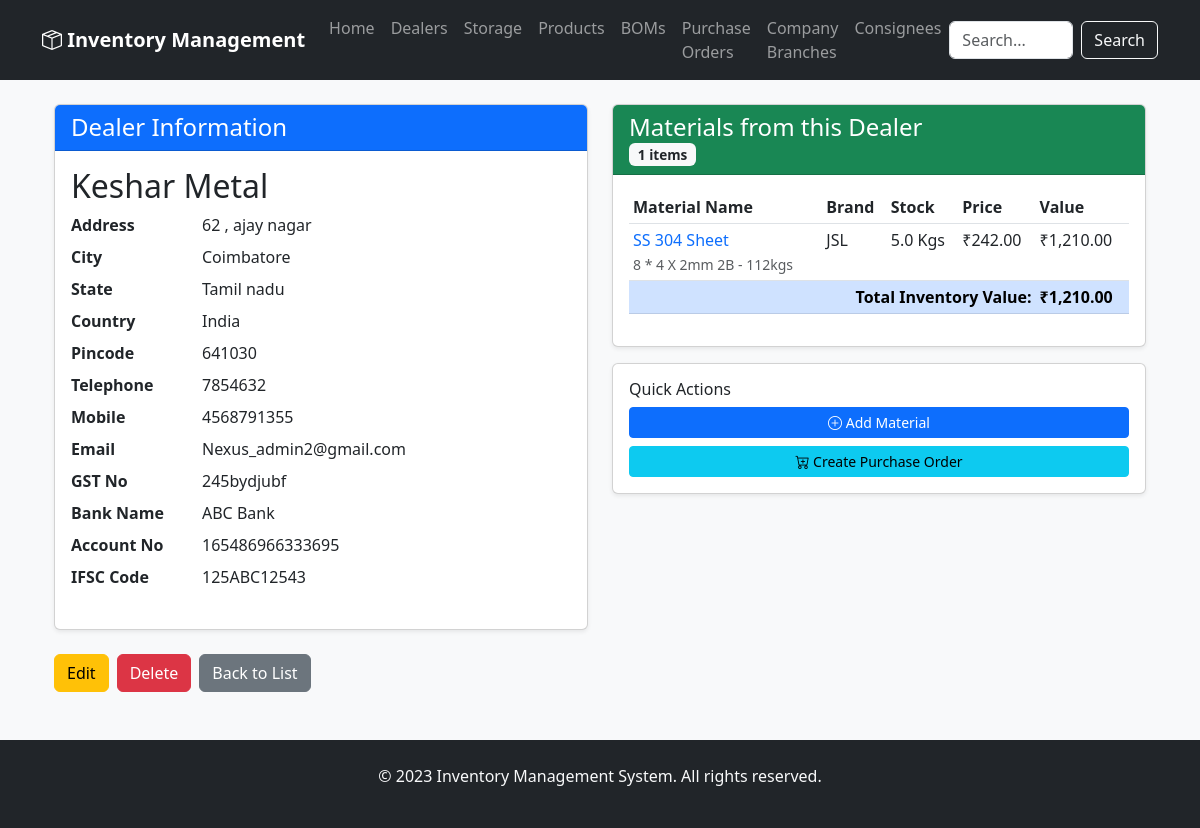
The app's page /dealers/details/1, older data.
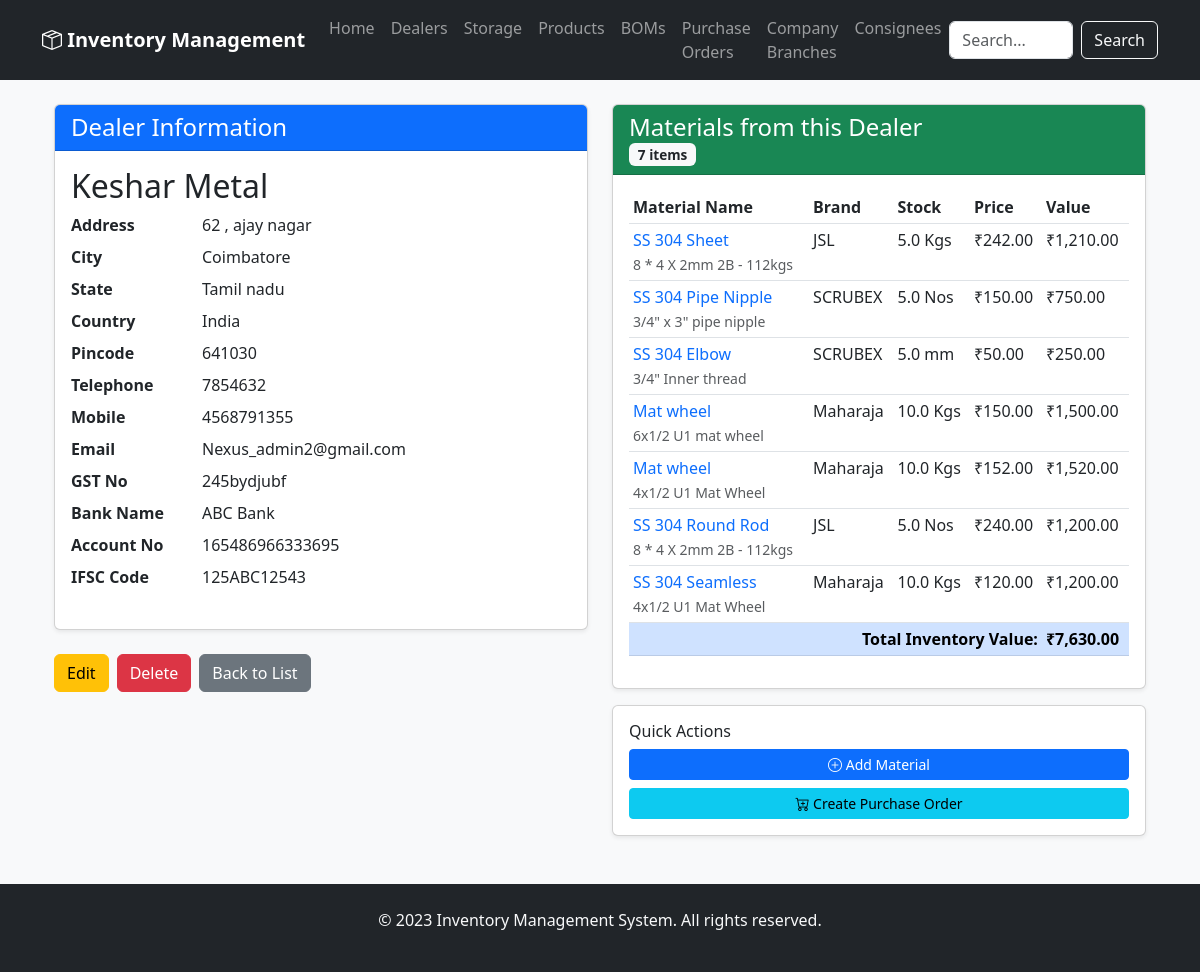
The same page, newer data.
### app/models.py (models this page shows)
class Storage(Base):
    __tablename__ = 'storage'
    id = Column(Integer, primary_key=True)
    base_name = Column(String(128))
    defined_name_with_spec = Column(String(256))
    brand = Column(String(128))
    hsn_code = Column(String(32))
    dealer_id = Column(Integer, ForeignKey('dealer.id'))
    tax = Column(Float)
    price = Column(Float)
    current_stock = Column(Float)
    units = Column(String(32))
    created_at = Column(DateTime, default=datetime.now)  # Make sure this exists
    updated_at = Column(DateTime, default=datetime.now, onupdate=datetime.now)  # And this
    dealer = relationship('Dealer', back_populates='materials')
    product_materials = relationship('ProductMaterial', back_populates='storage')
    bom_materials = relationship('BOMMaterial', back_populates='storage')
    supply_items = relationship('BOMSupplyItem', back_populates='storage')
    po_items = relationship('PurchaseOrderItem', back_populates='material')

### app/routers/dealers.py (the view)
@router.get("/details/{dealer_id}", response_class=HTMLResponse)
async def dealer_details(request: Request, dealer_id: int, db: Session = Depends(get_db)):
    try:
        dealer = db.query(models.Dealer).filter(models.Dealer.id == dealer_id).first()
        if dealer is None:
            return templates.TemplateResponse("error.html", {
                "request": request,
                "status_code": 404,
                "detail": f"Dealer with ID {dealer_id} not found"
            })
        materials = db.query(models.Storage).filter(models.Storage.dealer_id == dealer_id).all()
        total_value = sum(
            material.price * material.current_stock
            for material in materials
            if material.price and material.current_stock
        )
        return templates.TemplateResponse("dealer_details.html", {
            "request": request,
            "dealer": dealer,
            "materials": materials,
            "total_value": total_value,
            "materials_count": len(materials)
        })
    except Exception as e:
        print(f"Error loading dealer details: {e}")
        return templates.TemplateResponse("error.html", {
            "request": request,
            "status_code": 500,
            "detail": f"Error loading dealer details: {str(e)}"
        })

### app/templates/dealer_details.html (shortened to what the changed rows need)
{% extends "base.html" %}
{% block content %}
<div class="container mt-4">
    <div class="row">
        <div class="col-md-6">
            <div class="card shadow-sm mb-4">
                <div class="card-body">
                    <h2>{{ dealer.name }}</h2>
                </div>
            </div>
        </div>
        <div class="col-md-6">
            <div class="card shadow-sm">
                <div class="card-header bg-success text-white">
                    <h4 class="mb-0">Materials from this Dealer</h4>
                    <span class="badge bg-light text-dark">{{ materials_count }} items</span>
                </div>
                <div class="card-body">
                    {% if materials %}
                        <div class="table-responsive">
                            <table class="table table-sm table-hover">
                                <thead>
                                    <tr>
                                        <th>Material Name</th>
                                        <th>Brand</th>
                                        <th>Stock</th>
                                        <th>Price</th>
                                        <th>Value</th>
                                    </tr>
                                </thead>
                                <tbody>
                                    {% for material in materials %}
                                    <tr>
                                        <td>
                                            <a href="/storage/details/{{ material.id }}" class="text-decoration-none">
                                                {{ material.base_name }}
                                            </a>
                                            {% if material.defined_name_with_spec %}
                                                <br><small class="text-muted">{{ material.defined_name_with_spec }}</small>
                                            {% endif %}
                                        </td>
                                        <td>{{ material.brand or 'N/A' }}</td>
                                        <td>{{ material.current_stock }} {{ material.units or '' }}</td>
                                        <td>{{ material.price|currency if material.price else 'N/A' }}</td>
                                        <td>
                                            {% if material.price and material.current_stock %}
                                                {{ (material.price * material.current_stock)|currency }}
                                            {% else %}
                                                N/A
                                            {% endif %}
                                        </td>
                                    </tr>
                                    {% endfor %}
                                </tbody>
                                <tfoot>
                                    <tr class="table-primary">
                                        <td colspan="4" class="text-end"><strong>Total Inventory Value:</strong></td>
                                        <td><strong>{{ total_value|currency }}</strong></td>
                                    </tr>
                                </tfoot>
                            </table>
                        </div>
                    {% endif %}
                </div>
            </div>
        </div>
    </div>
</div>
{% endblock %}

Row changes from the older to the newer data that the page shows:
added Storage: base_name "SS 304 Pipe Nipple", defined_name_with_spec "3/4\" x 3\" pipe nipple", brand "SCRUBEX", current_stock "5.0", units "Nos", price "₹150.00", (material.price*material.current_stock)|currency "₹750.00"
added Storage: base_name "SS 304 Elbow", defined_name_with_spec "3/4\" Inner thread", brand "SCRUBEX", current_stock "5.0", units "mm", price "₹50.00", (material.price*material.current_stock)|currency "₹250.00"
added Storage: base_name "Mat wheel", defined_name_with_spec "6x1/2 U1 mat wheel", brand "Maharaja", current_stock "10.0", units "Kgs", price "₹150.00", (material.price*material.current_stock)|currency "₹1,500.00"
added Storage: base_name "Mat wheel", defined_name_with_spec "4x1/2 U1 Mat Wheel", brand "Maharaja", current_stock "10.0", units "Kgs", price "₹152.00", (material.price*material.current_stock)|currency "₹1,520.00"
added Storage: base_name "SS 304 Round Rod", defined_name_with_spec "8 * 4 X 2mm 2B - 112kgs", brand "JSL", current_stock "5.0", units "Nos", price "₹240.00", (material.price*material.current_stock)|currency "₹1,200.00"
added Storage: base_name "SS 304 Seamless", defined_name_with_spec "4x1/2 U1 Mat Wheel", brand "Maharaja", current_stock "10.0", units "Kgs", price "₹120.00", (material.price*material.current_stock)|currency "₹1,200.00"
Text that changed along with them:
{{ materials_count }}: "1" → "7"
{{ total_value|currency }}: "₹1,210.00" → "₹7,630.00"
